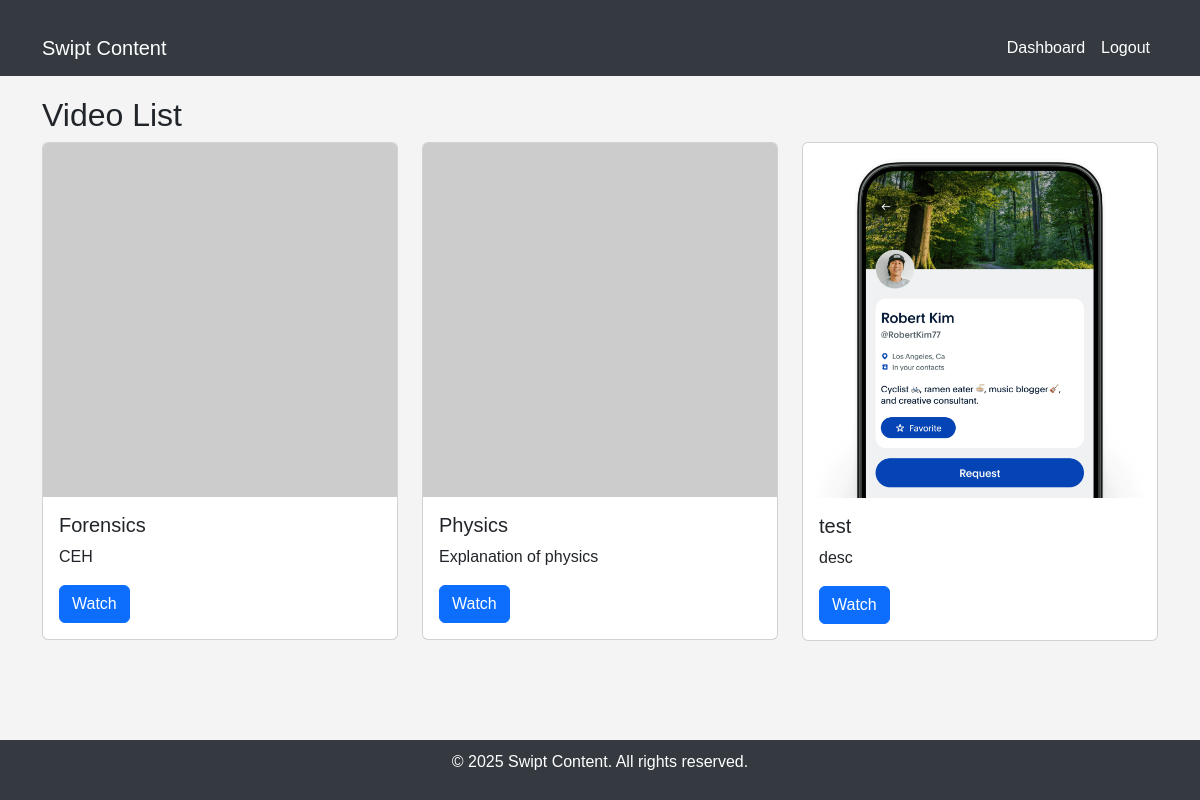
/videos/ (signed in), run on the app's committed database.
### content/models.py (models this page shows, shortened)
class Video(models.Model):
    title = models.CharField(max_length=255)
    description = models.TextField(blank=True, null=True)
    video_file = models.FileField(upload_to='videos/')
    thumbnail = models.ImageField(upload_to='thumbnails/', blank=True, null=True)  # New field
    upload_date = models.DateTimeField(auto_now_add=True)

### content/views.py (the view)
# urls.py: path('videos/', video_list, name='video_list'),
def video_list(request):
    videos = Video.objects.all()
    return render(request, 'content/video_list.html', {'videos': videos})

### content/templates/content/video_list.html (shortened to what this page needs)
{% extends 'content/base.html' %}
{% block content %}
<h2>Video List</h2>
<div class="row">
    {% for video in videos %}
        <div class="col-md-4 mb-3">
            <div class="card">
                {% if video.thumbnail %}
                    <img src="{{ video.thumbnail.url }}" class="card-img-top" alt="{{ video.title }}">
                {% else %}
                    <img src="https://via.placeholder.com/300" class="card-img-top" alt="No thumbnail available">
                {% endif %}
                <div class="card-body">
                    <h5 class="card-title">{{ video.title }}</h5>
                    <p class="card-text">{{ video.description|truncatewords:15 }}</p>
                    <a href="{% url 'video_detail' video.id %}" class="btn btn-primary">Watch</a>
                </div>
            </div>
        </div>
    {% endfor %}
</div>
{% endblock %}

### content/templates/content/base.html (style rules this page uses)
body { font-family: 'Arial', sans-serif; background-color: #f4f4f4; }

### data on the page
Video: title "Forensics", description "CEH"
Video: title "Physics", description "Explanation of physics"
Video: thumbnail (picture), title "test", description "desc"
